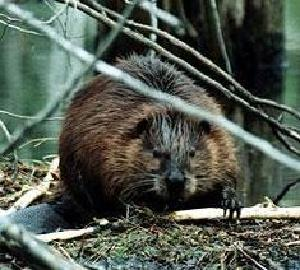
#> input picture imagehandle/test/beaver/image_0016.jpg, 300 x 270 px, found by its file name
$ python avhash-search.py   (older library calls are emulated)
#> lines starting #> are read from the running program, lines starting #| are printed output that depends on the picture
# http://www.vision.caltech.edu/Image_Datasets/Caltech101/Caltech101.html
# npy 학습된결과를 저장해놓은 바이너리파일.

from PIL import Image
import numpy as np
import os, re

# 파일 경로 지정하기
search_dir = "./image"
cache_dir = "./image/cache_avhash"
if not os.path.exists(cache_dir):
    os.mkdir(cache_dir)

# 이미지 데이터를 Average Hash로 변환하기 --- (※1)
def average_hash(fname, size = 16):
    # fname : 비교 대상 파일의 전체 경로 + 파일 이름
    # print('fname : ', fname)
    # print('폴더 문자열 길이 :', len(search_dir))
#> called with fname = './image/image_0016.jpg', size = 16
    fname2 = fname[len(search_dir):] # 문자열 슬라이싱
    # print('파일 이름 : ', fname2) # 파일 이름 예시 : /dragonfly/image_0029.jpg

    # cache_file(이미지 캐시하기) : 해당 그림에 대한 픽셀에 대한 정보를 담고 있는 파일
    cache_file = cache_dir + "/" + fname2.replace('/', '_') + ".csv"
    # print('cache_file : ', cache_file)
    if not os.path.exists(cache_file): # 해시 생성하기
        img = Image.open(fname)
#> img is the input picture: PIL image 300x270 RGB; mean R, G, B 82.6, 90.7, 80.4
        img = img.convert('L').resize((size, size), Image.ANTIALIAS)
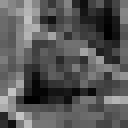
#> img: PIL image 16x16 L (shown 8 times larger); min 0, max 195, mean 87.1
        pixels = np.array(img.getdata()).reshape((size, size))
        avg = pixels.mean()
#> avg = 87.14
#> call 2 of average_hash, with fname = './image/image_0007.jpg', size = 16
#> in average_hash (call 2), `fname2 = fname[len(search_dir):]`: fname2 = '/image_0007.jpg'
#> in average_hash (call 2), `cache_file = cache_dir + "/" + fname2.replace('/', '_') + ".csv"`: cache_file = './image/cache_avhash/_image_0007.jpg.csv'
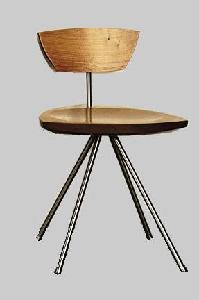
#> input picture imagehandle/image/image_0007.jpg, 199 x 300 px
#> in average_hash, img is the input picture: PIL image 199x300 RGB; mean R, G, B 191.3, 186.4, 180.7
#> in average_hash (call 2), `img = img.convert('L').resize((size, size), Image.ANTIALIAS)`:
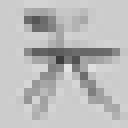
#> img: PIL image 16x16 L (shown 8 times larger); min 60, max 226, mean 187.3
#> in average_hash (call 2), `avg = pixels.mean()`: avg = 187.3
        px = 1 * (pixels > avg)

        np.savetxt(cache_file, px, fmt="%.0f", delimiter=",")
    else: # 캐시돼 있다면 읽지 않기
        px = np.loadtxt(cache_file, delimiter=",")
    return px

# 해밍 거리 구하기 --- (※2)
def hamming_dist(a, b):
    aa = a.reshape(1, -1) # 1차원 배열로 변환하기
    ab = b.reshape(1, -1)
    dist = (aa != ab).sum()
#> dist = 111
    return dist

# 모든 폴더에 처리 적용하기 --- (※3)
def enum_all_files(path):
    # os.walk : 하위 디렉토리를 쉽게 검색할 수 있다.
    for root, dirs, files in os.walk(path): # 파일검색하고 각파일을 f라고 붙이고
        for f in files:
            # os.path.join : 디렉토리 이름과 파일 이름을 연결하여 전체 경로를 만들어 준다.
            fname = os.path.join(root, f)
            if re.search(r'\.(jpg|jpeg|png)$', fname): #jpg파일과 png파일을 찾아 리턴
                yield fname # yield : 제너레이터 함수로 만들기(for 반복문 사용이 가능해짐)

# 이미지 찾기 --- (※4)
def find_image(fname, rate):
    src = average_hash(fname) # 원본 그림
    # print( 'src : ', src )
    for fname in enum_all_files(search_dir):
        fname = fname.replace('\\', '/')
        dst = average_hash(fname) # 비교 대상 그림
        print('dst : ', dst)

        # 헤밍 거리를 구하고.....
        diff_r = hamming_dist(src, dst) / 256
        print("[check] ",fname)

        # 기준으로 잡은거리보다 작으면... rate=0.25
        # why: 헤밍 거리는 불일치하는 것을 기준으로 잡으므로....
        if diff_r < rate:
            yield (diff_r, fname)

# 찾기 --- (※5) # "./image/101_ObjectCategories"
srcfile = search_dir + "/image_0016.jpg"
html = ""

# 0.25 : 75% 이상의 픽셀이 동일한 것 모두 찾아라. (1-0.25)
sim = list(find_image(srcfile, 0.4))
#> sim = []

# 유사도가 높은 항목이 앞으로 오도록 정렬......
sim = sorted(sim, key=lambda x:x[0]) # 유사도가 높은거를 상위로 올려라. key는 사전에 있는 매개변수

for r, f in sim:
    # r : 유사도, f : 해당 파일 이름
    print(r, ">", f)
    newr = str((1 - r ) * 100) + '%' #유사도가 r, 80%면 r = 0.8

    # os.path.basename : 파일명을 분리해준다.
    s = '<div style="float:left;"><h3>[ 유사율 : ' + newr + '-' + os.path.basename(f) + ']</h3>'+ \
        '<p><a href="' + f + '"><img src="' + f + '" width=400>'+ \
        '</a></p></div>'
    html += s
#> this loop made 0 passes
#> after the loop, html = ''

# HTML로 출력하기 S라는 단어가 그림한개
html = """<html><head><meta charset="utf8"></head>
<body><h3>원래 이미지</h3><p>
<img src='{0}' width=400></p>{1}
</body></html>""".format(srcfile, html)

# avhash-search-output.html :
with open("./avhash-search-output.html", "w", encoding="utf-8") as f:
    f.write(html) # 메모리상에 존재하는 것을 디스크에 파일로 만들어주기

print("ok")
